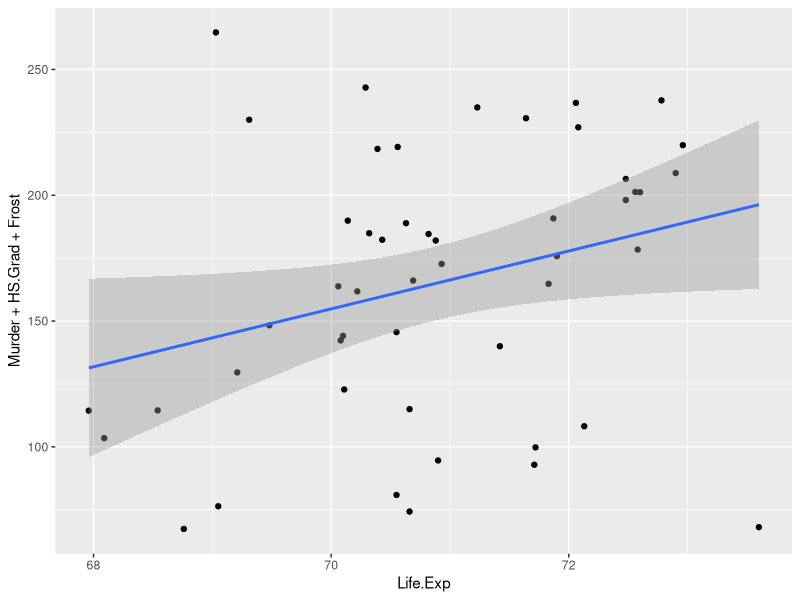
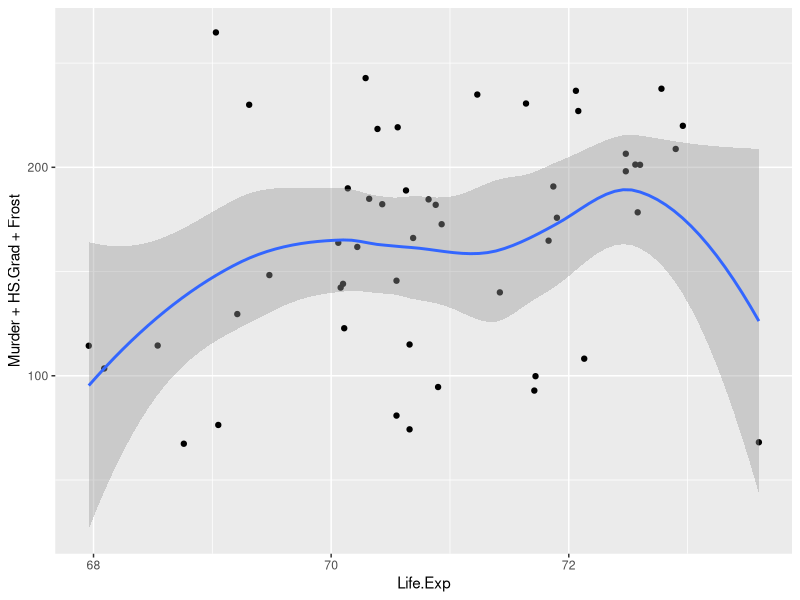
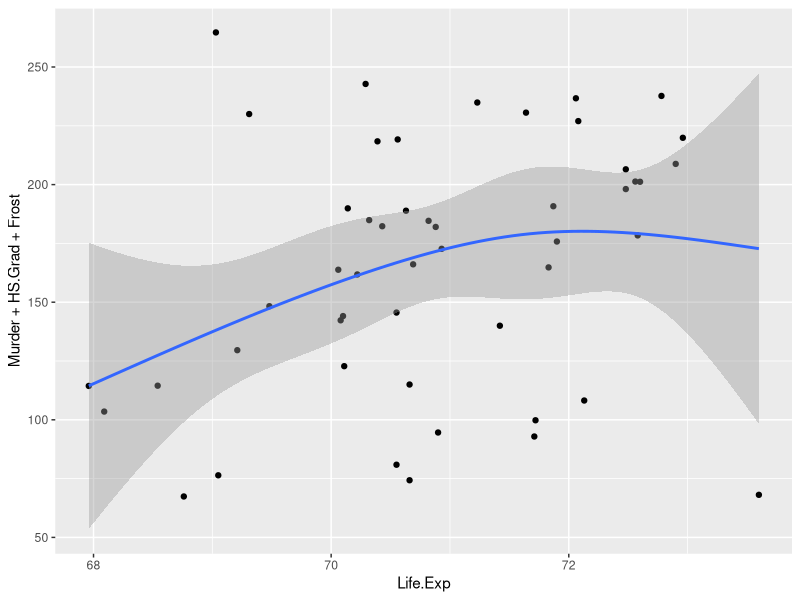
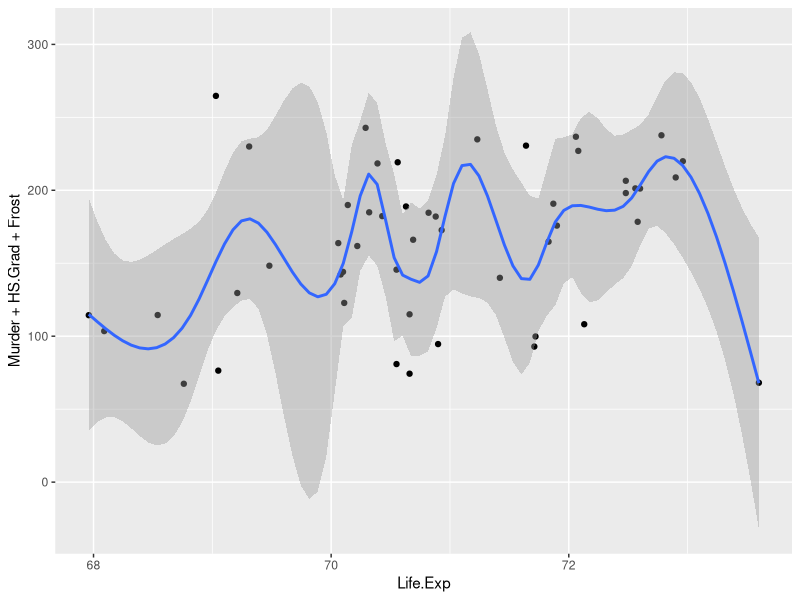
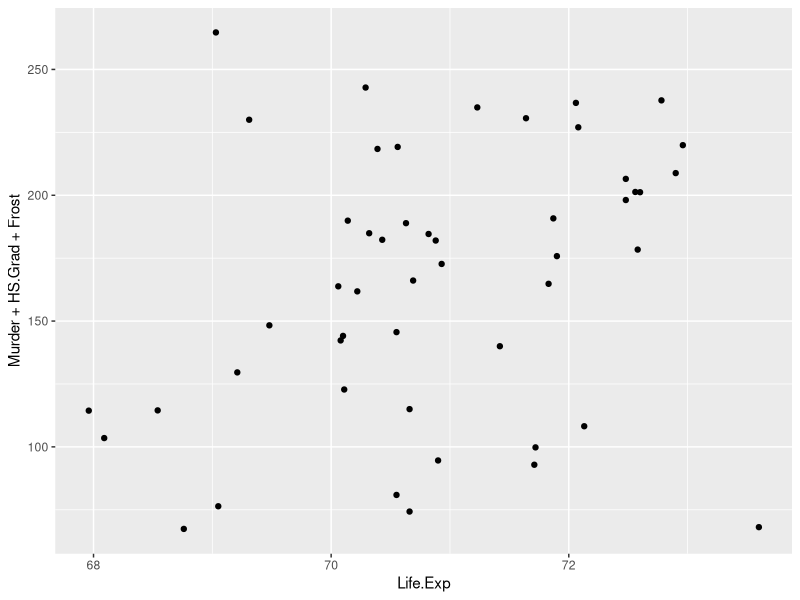

Recreate these plots in R, in order.
##https://seriousstats.wordpress.com/tag/splines/
library(ggplot2)
library(GGally)
library(splines)

data(state)
View(state.x77)
st = as.data.frame(state.x77)
#lets rename the column without space
colnames(st)[4] = "Life.Exp"         # no spaces in variable names, please
colnames(st)[6] = "HS.Grad"

#already derive why to avoid other param or to find non performer in the model
model = lm(Life.Exp ~ Murder + HS.Grad + Frost , data=st)




qplot(Life.Exp, Murder +
        HS.Grad + Frost, data = model, geom = c("point", "smooth"),
      method = "lm")

#Even lm plotted a straight line above but when we want more data drive plot the very good
#choice will be local regression approach such as loess. It actually fit the data using a complex
#curve so naturally we can expect more better prediction
qplot(Life.Exp, Murder +
        HS.Grad + Frost, data = model, geom = c("point", "smooth"),
      method = "loess")

#Spline is an alternative of loess that fits sections of simpler curves together
#but increasing the degree in the formula can lead to OVERFITTING error
qplot(Life.Exp, Murder +
        HS.Grad + Frost, data = model, geom = c("point", "smooth"),
      method = "lm",formula = y ~ ns(x, 3))

#OVERFITTING EXAMPLE
qplot(Life.Exp, Murder +
        HS.Grad + Frost, data = model, geom = c("point", "smooth"),
      method = "lm",formula = y ~ ns(x, 15))


qplot(Life.Exp, Murder +
        HS.Grad + Frost, data = model, geom = c("point", "smooth"),
      method = "rlm")